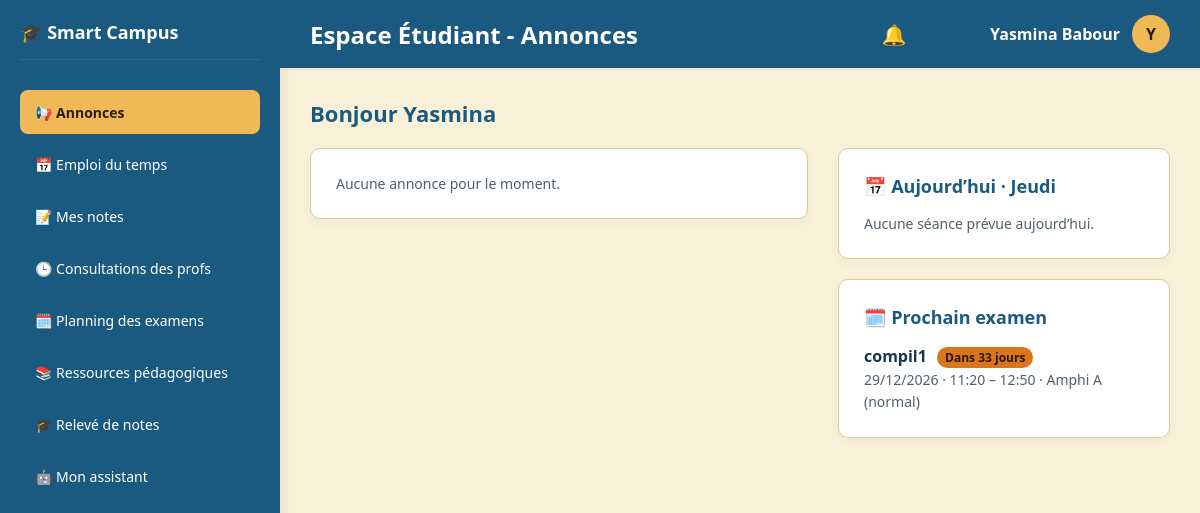
The page /etudiant_dashboard.php (signed in) on the database as committed earlier.
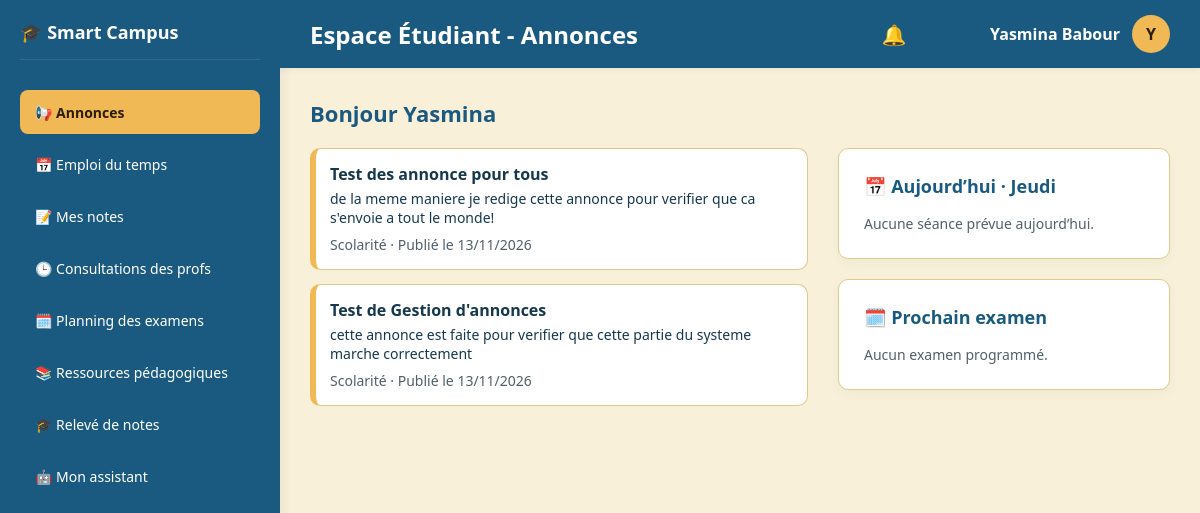
The same page on the database as committed later.
### tables this page shows
CREATE TABLE `exam` (
  `id_exam` int(11) NOT NULL,
  `id_mod` int(11) NOT NULL,
  `id_sec` int(11) NOT NULL,
  `id_prof` int(11) NOT NULL,
  `id_salle` int(11) DEFAULT NULL,
  `type_exam` enum('normal','rattrapage') NOT NULL DEFAULT 'normal',
  `dateEx` date NOT NULL,
  `heurD` time DEFAULT NULL,
  `heurF` time DEFAULT NULL
);

CREATE TABLE `module` (
  `id_mod` int(11) NOT NULL,
  `Nom_mod` varchar(100) NOT NULL
);

CREATE TABLE `salle` (
  `id_salle` int(11) NOT NULL,
  `nom_salle` varchar(50) NOT NULL,
  `capacite` int(11) DEFAULT NULL,
  `typeSalle` varchar(15) NOT NULL DEFAULT 'salle_cours'
);

CREATE TABLE `annonce` (
  `id_Anm` int(11) NOT NULL,
  `id_user` varchar(100) NOT NULL,
  `titre` varchar(150) NOT NULL,
  `det` text NOT NULL,
  `Date_Pub` date NOT NULL,
  `cible` enum('tous','etudiants','profs','scolarite') NOT NULL DEFAULT 'tous',
  `id_Sec` int(11) DEFAULT NULL,
  `image` varchar(255) DEFAULT NULL
);

CREATE TABLE `user` (
  `id_user` varchar(100) NOT NULL,
  `nom` varchar(50) NOT NULL,
  `prenom` varchar(50) NOT NULL,
  `email` varchar(100) NOT NULL,
  `mdP` varchar(255) NOT NULL,
  `role` enum('etudiant','prof','scolarite') NOT NULL
);

### etudiant_dashboard.php (the view, shortened to what this page needs)
<?php
$page_title  = 'Annonces';
$page_active = 'etudiant_dashboard.php';
require 'etu_header.php';
$jours = ['Dimanche','Lundi','Mardi','Mercredi','Jeudi','Vendredi','Samedi'];
$aujourdhui = $jours[(int)date('w')];
$annonces = $seances = [];
$exam = null;
try {
    $st = $pdo->prepare("SELECT a.titre, a.det, a.Date_Pub, a.image, u.nom, u.prenom, u.role
                         FROM annonce a
                         LEFT JOIN user u ON u.id_user = a.id_user
                         WHERE a.cible IN ('tous','etudiants') AND (a.id_Sec IS NULL OR a.id_Sec = ?)
                         ORDER BY a.Date_Pub DESC, a.id_Anm DESC");
    $st->execute([$etu['id_Sec']]);
    $annonces = $st->fetchAll(PDO::FETCH_ASSOC);
    $st = $pdo->prepare("SELECT s.type_seance, s.heurD, s.heurF, m.Nom_mod, sa.nom_salle
                         FROM seance s
                         JOIN module m ON m.id_mod = s.id_mod
                         JOIN salle sa ON sa.id_salle = s.id_salle
                         WHERE s.id_Sec = ? AND s.jour = ? AND (s.id_groupe IS NULL OR s.id_groupe = ?)
                         ORDER BY s.heurD");
    $st->execute([$etu['id_Sec'], $aujourdhui, $etu['groupe']]);
    $seances = $st->fetchAll(PDO::FETCH_ASSOC);
    $st = $pdo->prepare("SELECT x.dateEx, x.heurD, x.heurF, x.type_exam, m.Nom_mod, sa.nom_salle
                         FROM exam x
                         JOIN module m ON m.id_mod = x.id_mod
                         LEFT JOIN salle sa ON sa.id_salle = x.id_salle
                         WHERE x.id_sec = ? AND x.dateEx >= CURDATE()
                         ORDER BY x.dateEx, x.heurD LIMIT 1");
    $st->execute([$etu['id_Sec']]);
    $exam = $st->fetch(PDO::FETCH_ASSOC);
} catch (PDOException $e) {
    $error = "Impossible de charger vos informations pour le moment. Réessayez plus tard.";
}
?>
<h3 class="section-title">Bonjour <?php echo htmlspecialchars($_SESSION['prenom'] ?? ''); ?> </h3>
<div class="grid">
  <div>
    <?php if (empty($annonces)): ?>
      <div class="card"><p class="muted">Aucune annonce pour le moment.</p></div>
    <?php else: foreach ($annonces as $a):
        $nouveau = (time() - strtotime($a['Date_Pub'])) <= 3 * 86400;
        if (($a['role'] ?? '') === 'prof') {
            $icone  = '👨‍🏫';
            $auteur = 'Enseignant : Pr. ' . $a['nom'] . ' ' . $a['prenom'];
        } elseif (($a['role'] ?? '') === 'scolarite') {
            $auteur = 'Scolarité';
        } else {
            $icone  = '📢';
            $auteur = 'Administration';
        } ?>
      <article class="ann">
        <div>
          <h4><?php echo htmlspecialchars($a['titre']); ?><?php if ($nouveau): ?><span class="badge">Nouveau</span><?php endif; ?></h4>
          <p><?php echo htmlspecialchars($a['det']); ?></p>
          <small class="muted"><?php echo htmlspecialchars($auteur); ?> · Publié le <?php echo date('d/m/Y', strtotime($a['Date_Pub'])); ?></small>
        </div>
      </article>
    <?php endforeach; endif; ?>
  </div>
  <div>
    <div class="card">
      <h3>📅 Aujourd’hui · <?php echo $aujourdhui; ?></h3>
      <?php if (empty($seances)): ?>
        <p class="muted">Aucune séance prévue aujourd’hui.</p>
      <?php else: foreach ($seances as $s): ?>
        <div class="item">
          <strong><?php echo htmlspecialchars($s['Nom_mod']); ?></strong>
          <span class="badge"><?php echo htmlspecialchars($s['type_seance']); ?></span><br>
          <span class="muted"><?php echo substr($s['heurD'],0,5); ?> – <?php echo substr($s['heurF'],0,5); ?> · <?php echo htmlspecialchars($s['nom_salle']); ?></span>
        </div>
      <?php endforeach; endif; ?>
    </div>
    <div class="card">
      <h3>🗓️ Prochain examen</h3>
      <?php if (!$exam): ?>
        <p class="muted">Aucun examen programmé.</p>
      <?php else:
        $j = (new DateTime('today'))->diff(new DateTime($exam['dateEx']))->days; ?>
        <strong><?php echo htmlspecialchars($exam['Nom_mod']); ?></strong>
        <span class="badge warn"><?php echo $j === 0 ? "Aujourd’hui" : "Dans $j jour" . ($j > 1 ? 's' : ''); ?></span><br>
        <span class="muted">
          <?php echo date('d/m/Y', strtotime($exam['dateEx'])); ?>
          <?php if ($exam['heurD']): ?> · <?php echo substr($exam['heurD'],0,5); ?> – <?php echo substr($exam['heurF'],0,5); ?><?php endif; ?>
          · <?php echo htmlspecialchars($exam['nom_salle'] ?? 'Salle à confirmer'); ?>
          (<?php echo htmlspecialchars($exam['type_exam']); ?>)
        </span>
      <?php endif; ?>
    </div>
  </div>
</div>
<?php require 'etu_footer.php'; ?>

### etu_header.php (shortened to what this page needs)
<?php
$menu = [
    'etudiant_dashboard.php' => '📢 Annonces',
    'etudiant_edt.php'       => '📅 Emploi du temps',
    'etudiant_notes.php'     => '📝 Mes notes',
    'etudiant_consultations.php' => '🕒 Consultations des profs',
    'etudiant_examens.php'   => '🗓️ Planning des examens',
    'etudiant_ressources.php'=> '📚 Ressources pédagogiques',
    'etudiant_releve.php'    => '🎓 Relevé de notes',
    'etudiant_assistant.php' => '🤖 Mon assistant',
];
$page_active = $page_active ?? '';
$page_title  = $page_title ?? 'Espace Étudiant';
?>
<!DOCTYPE html>
<html lang="fr">
<head>
</head>
<body>
<div class="sidebar">
  <div>
    <div class="logo-area">🎓 Smart Campus </div>
    <nav class="menu" aria-label="Menu principal">
      <?php foreach ($menu as $file => $label): ?>
        <a href="<?php echo $file; ?>" class="menu-item <?php echo $file === $page_active ? 'active' : ''; ?>"><?php echo $label; ?></a>
      <?php endforeach; ?>
    </nav>
  </div>
</div>
<div class="main-content">
  <div class="top-navbar">
    <h2>Espace Étudiant - <?php echo htmlspecialchars($page_title); ?></h2>
<div class="notif-menu-container" onclick="toggleNotifMenu(event)" style="position: relative; cursor: pointer; margin-right: -160px;">
    <div style="font-size: 20px; position: relative;">
        🔔
    </div>
</div>
    <div class="user-menu-container" onclick="toggleUserMenu(event)">
      <div class="user-profile">
        <span><strong><?php echo htmlspecialchars(($_SESSION['prenom'] ?? '') . ' ' . ($_SESSION['nom'] ?? '')); ?></strong></span>
        <div class="user-avatar"><?php echo strtoupper(substr($_SESSION['prenom'] ?? 'E', 0, 1)); ?></div>
      </div>
    </div>
  </div>
  <div class="content-body">

### etu_footer.php (shortened to what this page needs)
  </div>
</div>
</body>
</html>

### etu_header.php (style rules this page uses)
:root { --header:#1B5A80;--menu:#226B94;--on-blue:#FFFFFF;--accent:#F0B955;--on-accent:#2A1D00; --bg:#F8F0D8;--card:#FFFFFF;--border:#E0C98A;--text:#16384D;--text-muted:#51606A; --error:#A8162A;--on-error:#FFFFFF;--success:#2e7d32;--warning:#D9761C;--on-warning:#2A1500 }
* { box-sizing:border-box;margin:0;padding:0;font-family:'Segoe UI',Tahoma,Geneva,Verdana,sans-serif }
body { background:var(--bg);color:var(--text);display:flex;height:100vh;overflow:hidden }
.sidebar { width:280px;background:var(--header);display:flex;flex-direction:column;justify-content:space-between;padding:20px;box-shadow:4px 0 10px rgba(0,0,0,.05);overflow-y:auto }
.logo-area { color:var(--on-blue);font-size:18px;font-weight:bold;margin-bottom:30px;padding-bottom:15px;border-bottom:1px solid rgba(255,255,255,.1) }
.menu { display:flex;flex-direction:column;gap:8px }
.menu-item { color:var(--on-blue);padding:10px 15px;border-radius:8px;text-decoration:none;font-size:14px;font-weight:500;transition:background .2s;display:flex;align-items:center;gap:10px;min-height:44px }
.menu-item:hover,.menu-item.active { background:var(--accent);color:var(--on-accent);font-weight:600 }
.main-content { flex:1;display:flex;flex-direction:column;overflow-y:auto }
.top-navbar { background:var(--header);color:var(--on-blue);padding:15px 30px;display:flex;justify-content:space-between;align-items:center;box-shadow:0 2px 5px rgba(0,0,0,.05) }
.user-menu-container { position:relative;cursor:pointer }
.user-profile { display:flex;align-items:center;gap:12px }
.user-avatar { width:38px;height:38px;background:var(--accent);color:var(--on-accent);border-radius:50%;display:flex;align-items:center;justify-content:center;font-weight:bold }
.content-body { padding:30px }
.section-title { color:var(--header);font-size:22px;margin-bottom:20px;font-weight:700 }
.grid { display:grid;grid-template-columns:1.5fr 1fr;gap:30px }
.card { background:var(--card);border:1px solid var(--border);border-radius:10px;padding:25px;box-shadow:0 4px 12px rgba(27,90,128,.04);margin-bottom:20px }
.card h3 { color:var(--header);margin-bottom:16px;font-size:18px }
.muted { color:var(--text-muted);font-size:14px }
.ann { display:flex;gap:14px;background:var(--card);border:1px solid var(--border);border-left:6px solid var(--accent);border-radius:10px;padding:14px;margin-bottom:14px }
.ann h4 { font-size:16px;margin-bottom:4px }
.ann p { font-size:14px;margin-bottom:6px;white-space:pre-line }
.badge { display:inline-block;font-size:12px;font-weight:700;padding:2px 8px;border-radius:99px;background:var(--accent);color:var(--on-accent);margin-left:6px }
.badge.warn { background:var(--warning);color:var(--on-warning) }

Rows that differ between the two databases and show on the page:
removed exam: id_mod.Nom_mod "compil1", dateEx "33", dateEx "29/12/2026", heurD "11:20", heurF "12:50", id_salle.nom_salle "Amphi A", type_exam "normal"
added annonce: titre "Test des annonce pour tous", det "de la meme maniere je redige cette annonce pour verifier que ca s'envoie a tout le monde!", id_user.role "Scolarité", Date_Pub "13/11/2026"
added annonce: titre "Test de Gestion d'annonces", det "cette annonce est faite pour verifier que cette partie du systeme marche correctement", id_user.role "Scolarité", Date_Pub "13/11/2026"
Other text that changed with them:
text no longer shown: "Aucune annonce pour le moment. Dans jour s · – · ( )"
text now shown: "Aucun examen programmé."
